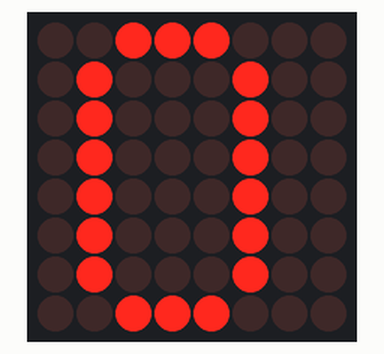
Bench run of a sketch on a simulated Arduino Uno, built with avr-gcc and run on an emulated ATmega328P. Parts: 8×8 LED matrix.

Above: at 0.1 s.
At 1.1 s:
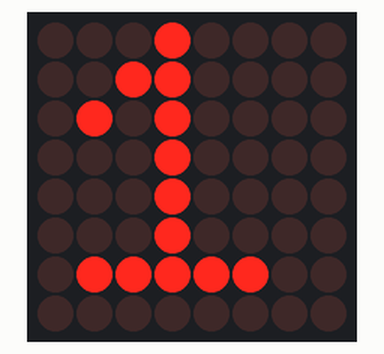
At 2.1 s:
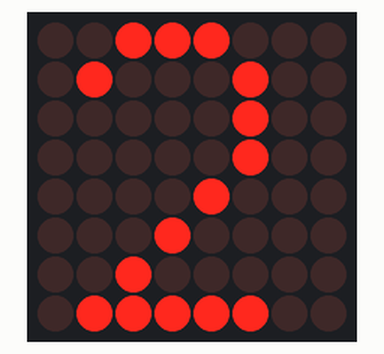
At 4.1 s:
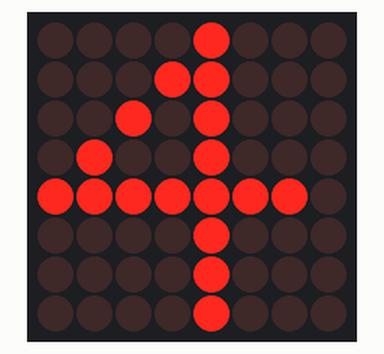
At 6.1 s:
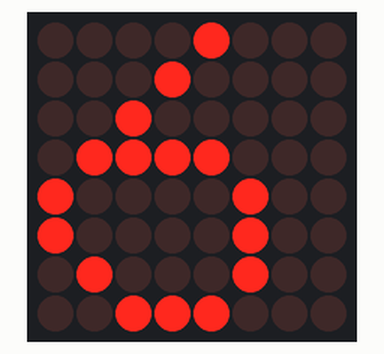
At 9.1 s:
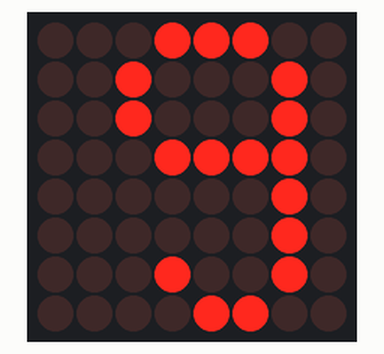

Measured:
- by itself, everything shown: repeats every 10.0 s, in 10 steps
- what the display in image 1 shows lasts 1.0 s, from 1.0 s to 2.0 s

The sketch:

Matriz_8x8_numeros.ino
```cpp
#include "LedControl.h"   //Se incluye la librería
LedControl lc=LedControl(11,13,10,1);   //Se crea un objeto del tipo "LedControl" llamado "lc" y se llama a la función "LedControl"con los parametros de DIN,CLK,CS y el número de matrices conectadas
#define demora 1000   //Se define una constante llamada "demora" y tendrá un valor de 1000
//Se ponen en binarios los simbolos o caracteres en un mapa de "pixeles"
byte cero [8]={
  B00111000,
  B01000100,
  B01000100,
  B01000100,
  B01000100,
  B01000100,
  B01000100,
  B00111000
};//Cero
byte uno [8]={
  B00010000,
  B00110000,
  B01010000,
  B00010000,
  B00010000,
  B00010000,
  B01111100

};  //uno
byte dos [8]={
  B00111000,
  B01000100,
  B00000100,
  B00000100,
  B00001000,
  B00010000,
  B00100000,
  B01111100
};    //dos
  byte tres [8]={
    B00011000,
    B00100100,
    B00000100,
    B00011100,
    B00011000,
    B00000100,
    B00100100,
    B00011000
  };    //tres
byte cuatro [8]={
 B00001000,
 B00011000,
 B00101000,
 B01001000,
 B11111110,
 B00001000,
 B00001000,
 B00001000
};    //cuatro
byte cinco [8]={
  B01111000,
  B01000000,
  B01000000,
  B01111000,
  B00000100,
  B00000100,
  B00000100,
  B01111000
};    //cinco
byte seis [8]={
  B00001000,
  B00010000,
  B00100000,
  B01111000,
  B10000100,
  B10000100,
  B01000100,
  B00111000
};    //seis
byte siete [8]={
  B00111111,
  B00000001,
  B00000010,
  B00000100,
  B00001000,
  B00001000,
  B00001000,
  B00001000
};    //siete
byte ocho[8]=  {
  B00011100,
  B00100010,
  B00100010,
  B00100010,
  B00011100,
  B00100010,
  B00100010,
  B00011100
};    //ocho
byte nueve[8]={
  B00011100,
  B00100010,
  B00100010,
  B00011110,
  B00000010,
  B00000010,
  B00010010,
  B00001100
};    //nueve
void setup() {
  lc.shutdown(0,false);   //Se activa la matriz con el índice de matrices y el false
  lc.setIntensity(0,4);   //Se ajusta la intensidad de los leds, con el índice de matrices y con la cantidad de brillo
  lc.clearDisplay(0);   //Se limpia la pantalla con el indice de matrices
}

void loop() {
  mostrar_0();    //Muestra la función 0
  delay(demora);    //1 segundo
  mostrar_1();    //Muestra la función 1
  delay(demora);  //1 segundo
    mostrar_2();    //Muestra función 2
  delay(demora);    //1 segundo
    mostrar_3();    //Muestrala función 3
  delay(demora);    //1 segundo
    mostrar_4();    //Muestra la función 4
  delay(demora);    //1 segundo
    mostrar_5();    //Muestra la función 5
  delay(demora);    //1 segundo
    mostrar_6();    //Muestra la función 6
  delay(demora);     //1 segundo
    mostrar_7();    //Muestra la función 7
  delay(demora);    //1 segundo
    mostrar_8();    //Muestra la función 8
  delay(demora);    //1 segundo
    mostrar_9();    //Muestra la función 9
  delay(demora);    //1 segundo

}
void mostrar_0(){   //Función 0
  for(int i=0; i<8;i++){    //Se crea un bucle for para la cantidad de filas
    lc.setRow(0,i,cero[i]);   //Se escriben las filas con los parametros de cantidad de matrices, filas y el valor
  }
}
void mostrar_1(){//Función 1
  for(int i=0; i<8;i++){//Se crea un bucle for para la cantidad de filas
    lc.setRow(0,i,uno[i]);//Se escriben las filas con los parametros de cantidad de matrices, filas y el valor
  }
}


void mostrar_2(){//Función 2
  for(int i=0; i<8;i++){//Se crea un bucle for para la cantidad de filas
    lc.setRow(0,i,dos[i]);//Se escriben las filas con los parametros de cantidad de matrices, filas y el valor
  }
}


void mostrar_3(){//Función 3
  for(int i=0; i<8;i++){//Se crea un bucle for para la cantidad de filas
    lc.setRow(0,i,tres[i]);//Se escriben las filas con los parametros de cantidad de matrices, filas y el valor
  }
}


void mostrar_4(){//Función 4
  for(int i=0; i<8;i++){//Se crea un bucle for para la cantidad de filas
    lc.setRow(0,i,cuatro[i]);//Se escriben las filas con los parametros de cantidad de matrices, filas y el valor
  }
}


void mostrar_5(){//Función 5
  for(int i=0; i<8;i++){//Se crea un bucle for para la cantidad de filas
    lc.setRow(0,i,cinco[i]);//Se escriben las filas con los parametros de cantidad de matrices, filas y el valor
  }
}


void mostrar_6(){//Función 6
  for(int i=0; i<8;i++){//Se crea un bucle for para la cantidad de filas
    lc.setRow(0,i,seis[i]);//Se escriben las filas con los parametros de cantidad de matrices, filas y el valor
  }
}
void mostrar_7(){//Función 7
  for(int i=0; i<8;i++){//Se crea un bucle for para la cantidad de filas
    lc.setRow(0,i,siete[i]);//Se escriben las filas con los parametros de cantidad de matrices, filas y el valor
  }
}
void mostrar_8(){//Función 8
  for(int i=0; i<8;i++){//Se crea un bucle for para la cantidad de filas
    lc.setRow(0,i,ocho[i]);//Se escriben las filas con los parametros de cantidad de matrices, filas y el valor
  }
}
void mostrar_9(){//Función 9
  for(int i=0; i<8;i++){//Se crea un bucle for para la cantidad de filas
    lc.setRow(0,i,nueve[i]);//Se escriben las filas con los parametros de cantidad de matrices, filas y el valor
  }
}
```
